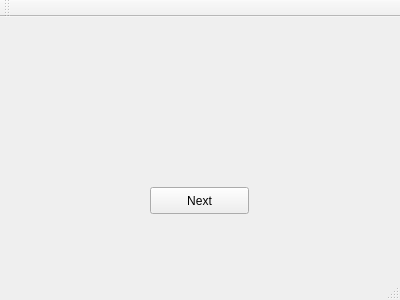
<?xml version="1.0" encoding="UTF-8"?>
<ui version="4.0">
 <class>Dialog1</class>
 <widget class="QMainWindow" name="Dialog1">
  <property name="geometry">
   <rect>
    <x>0</x>
    <y>0</y>
    <width>400</width>
    <height>300</height>
   </rect>
  </property>
  <property name="windowTitle">
   <string>Dialog1</string>
  </property>
  <widget class="QWidget" name="centralWidget">
   <widget class="QPushButton" name="pushButton">
    <property name="geometry">
     <rect>
      <x>150</x>
      <y>170</y>
      <width>99</width>
      <height>27</height>
     </rect>
    </property>
    <property name="text">
     <string>Next</string>
    </property>
   </widget>
  </widget>
  <widget class="QMenuBar" name="menuBar">
   <property name="geometry">
    <rect>
     <x>0</x>
     <y>0</y>
     <width>400</width>
     <height>28</height>
    </rect>
   </property>
  </widget>
  <widget class="QToolBar" name="mainToolBar">
   <attribute name="toolBarArea">
    <enum>TopToolBarArea</enum>
   </attribute>
   <attribute name="toolBarBreak">
    <bool>false</bool>
   </attribute>
  </widget>
  <widget class="QStatusBar" name="statusBar"/>
 </widget>
 <layoutdefault spacing="6" margin="11"/>
 <resources/>
 <connections/>
</ui>
